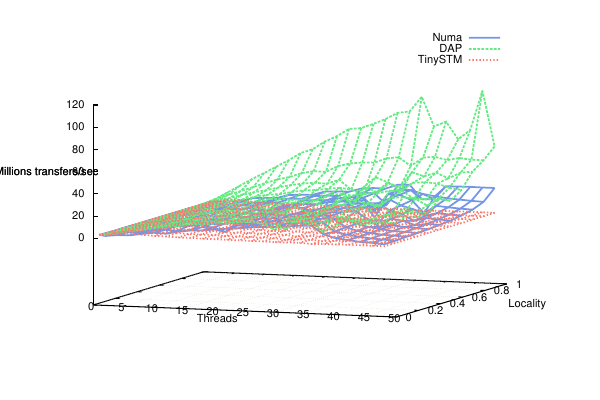

gnuplot code for this plot:
load "style.inc.gp"

set terminal postscript eps enhanced color font my_font size 6,4
set output '| epstopdf --filter --outfile=bank-3d-a8192.pdf'


#set title "" textcolor rgb text_color font my_font
set xlabel "Threads" textcolor rgb text_color font my_font
set ylabel "Locality" textcolor rgb text_color font my_font
set zlabel "Millions transfers/sec" textcolor rgb text_color font my_font

set view 80,20

# palette  pointsize 3 pointtype 7
splot 'bankall/clock-numa-a8192.data' using 2:1:($3/1000000) with lines title "Numa", \
      'bankall/clock-thread-a8192.data' using 2:1:($3/1000000) with lines title "DAP", \
      'bankall/tinystm-a8192.data' using 2:1:($3/1000000) with lines title "TinySTM"
